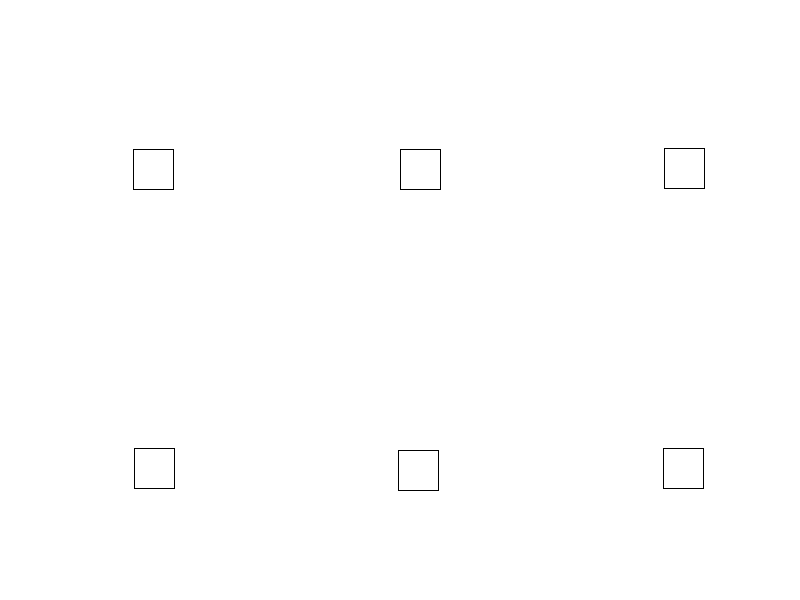
Frame 1 (no input)
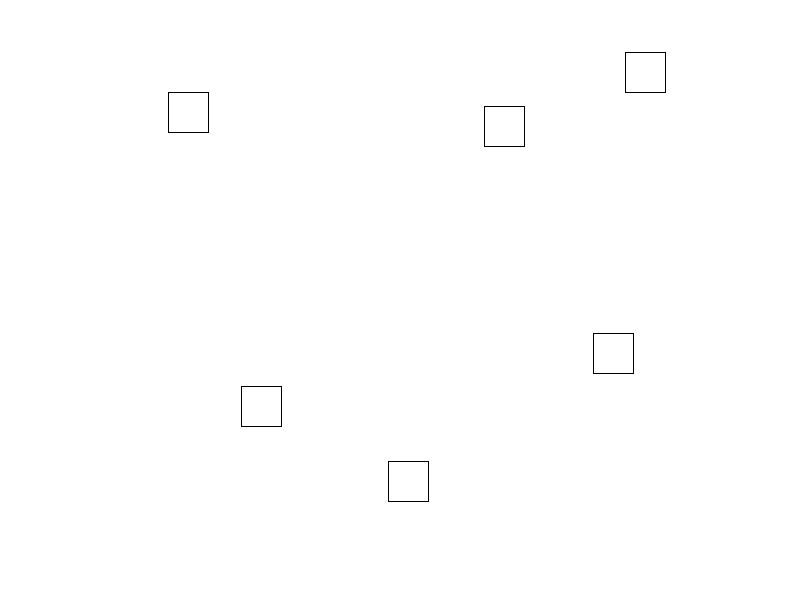
Frame 60 (the mouse pressed at the canvas centre just before this capture)
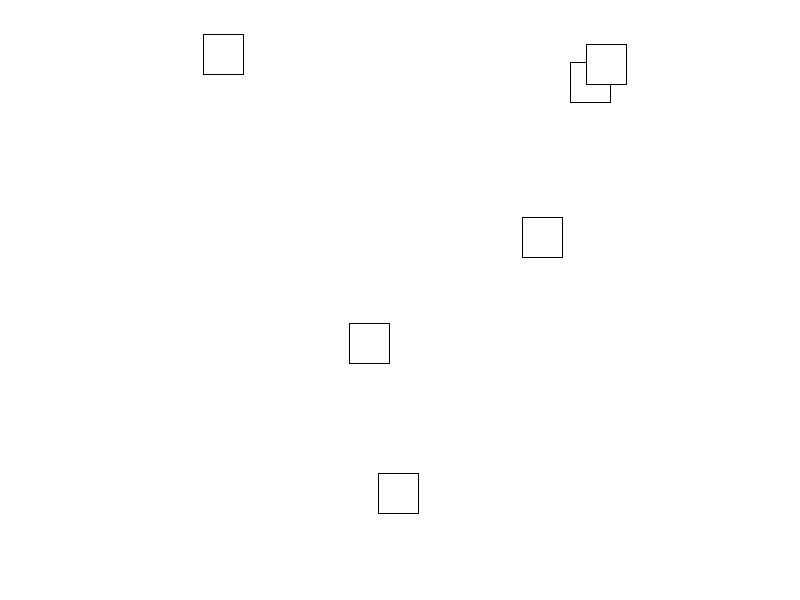
Frame 120 (the mouse held since frame 60 and released just before this capture)

The Processing sketch that drew these frames (run headless with seeded random() and noise(); from frame 60 on, the mouse is pressed at the canvas centre):

// Processing sketch: Estacionamiento_Array2D
// ── Estacionamiento_Array2D.pde
Movil [][] autos;
int filas = 2;
int columnas = 3;

void setup() {
  size(800, 600);

  autos = new Movil[columnas][filas];

  float separacionX = width/columnas;
  float separacionY = height/filas;

  for (int i = 0; i<columnas; i++) {
    for (int j = 0; j<filas; j++) {
      float posicionX = (i * separacionX) + (separacionX/2);
      float posicionY = (j * separacionY) + (separacionY/2);
      autos[i][j] = new Movil(posicionX, posicionY);
    }
  }
}

void draw() {
  background(#FFFFFF);

  for (int i = 0; i<columnas; i++) {
    for (int j = 0; j<filas; j++) {
      autos[i][j].mover();
      autos[i][j].mostrar();
    }
  }
}

// ── clase.pde
class Movil {
  PVector pos, vel;

  Movil(float x, float y) {
    pos = new PVector(x, y);
    vel = new PVector(random(-2, 2), random(-2, 2));
  }

  void mover() {
    pos.add(vel);
    contener();
  }

  void mostrar() {
    rect(pos.x, pos.y, width/20, height/15);
  }

  void contener() {
    if (pos.x < 0 || pos.x > width) {
      pos.sub(vel);
      vel.x = vel.x * (-1);
    }
    if (pos.y < 0 || pos.y > height) {
      pos.sub(vel);
      vel.y = vel.y * (-1);
    }
  }
}
